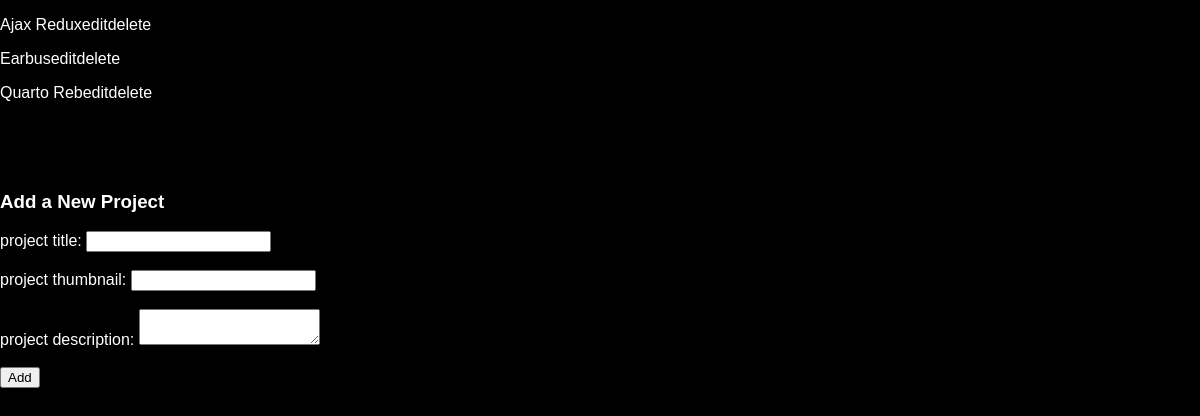
/admin/project_list.php, run on an earlier commit of the app's database.
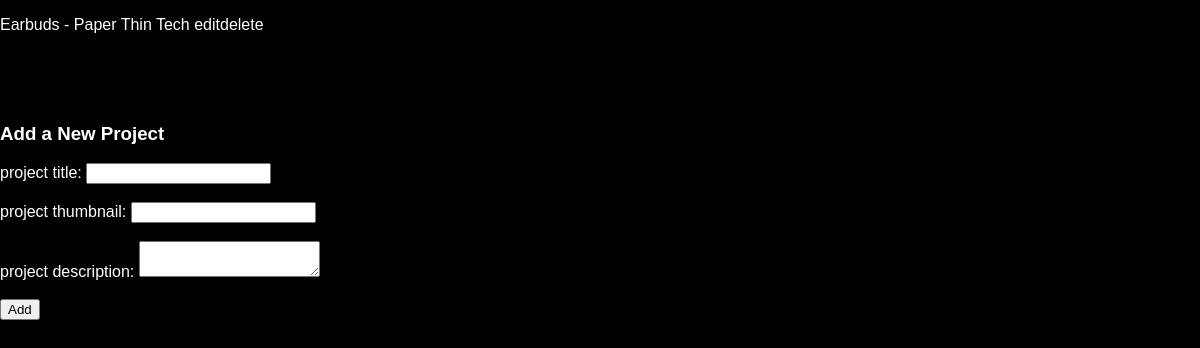
And on a later commit of the database.
### tables this page shows
CREATE TABLE `projects` (
  `id` int NOT NULL,
  `title` text NOT NULL,
  `description` text NOT NULL,
  `date` date NOT NULL
);

### admin/project_list.php (the view, shortened to what this page needs)
<!DOCTYPE html>
<html lang="en">
<?php
require_once('../includes/connect.php');
$stmt = $connection->prepare('SELECT id,title FROM projects ORDER BY title ASC');
$stmt->execute();
?>
<head>
    <link rel="stylesheet" href="../css/main.css" type="text/css">
</head>
<body>
<?php
while ($row = $stmt->fetch(PDO::FETCH_ASSOC)) {
  echo  '<p class="project-list">'.
  $row['title'].
  '<a href="edit_project_form.php?id='.$row['id'].'">edit</a>'.
  '<a href="delete_project.php?id='.$row['id'].'">delete</a></p>';
}
?>
<br><br><br>
<h3>Add a New Project</h3>
<form action="add_project.php" method="post">
    <label for="title">project title: </label>
    <input name="title" type="text" required><br><br>
    <label for="thumb">project thumbnail: </label>
    <input name="thumb" type="text" required><br><br>
    <label for="desc">project description: </label>
    <textarea name="desc" required></textarea><br><br>
    <input name="submit" type="submit" value="Add">
</form>
</body>
</html>

### css/main.css (style rules this page uses)
:root { --text-light: rgb(255, 255, 255); --text-lighter: rgba(255,255,255,0.9); --spacing-s: 8px; --spacing-m: 16px; --spacing-l: 24px; --spacing-xl: 32px; --spacing-xxl: 64px; --width-container: 1200px; }
html, body { height:100%; width: 100vw; max-width: 1200; }
body { font-family: 'Lexend', sans-serif; background-color: #000000; margin: 0; padding: 0; color: #ffffff; }
a { text-decoration: none; color: #ffffff; font-weight: 300; }

What changed in the data, as far as the page shows it:
removed projects: title "Ajax Redux"
removed projects: title "Quarto Reb"
changed projects: title "Earbus" → "Earbuds - Paper Thin Tech"
